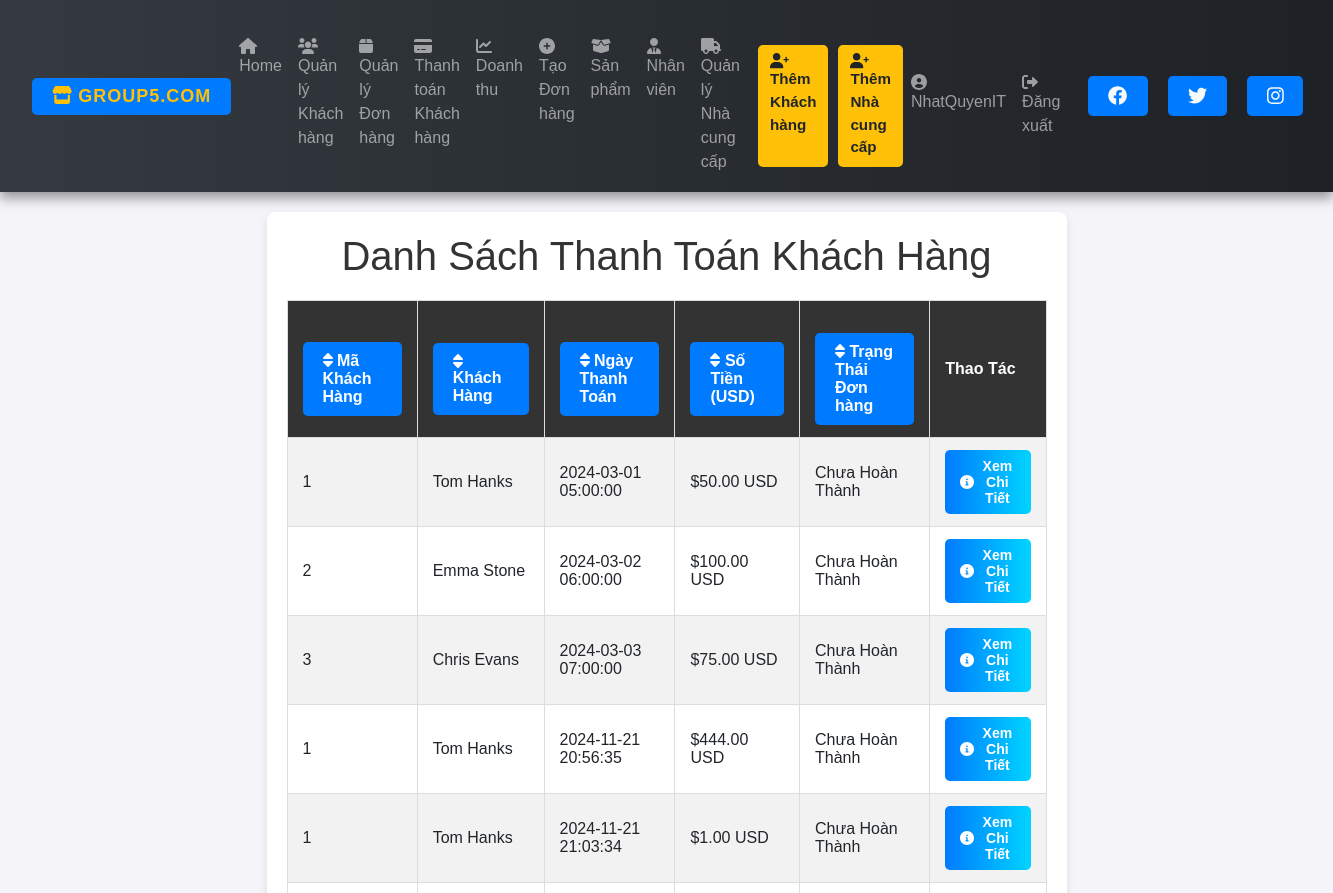
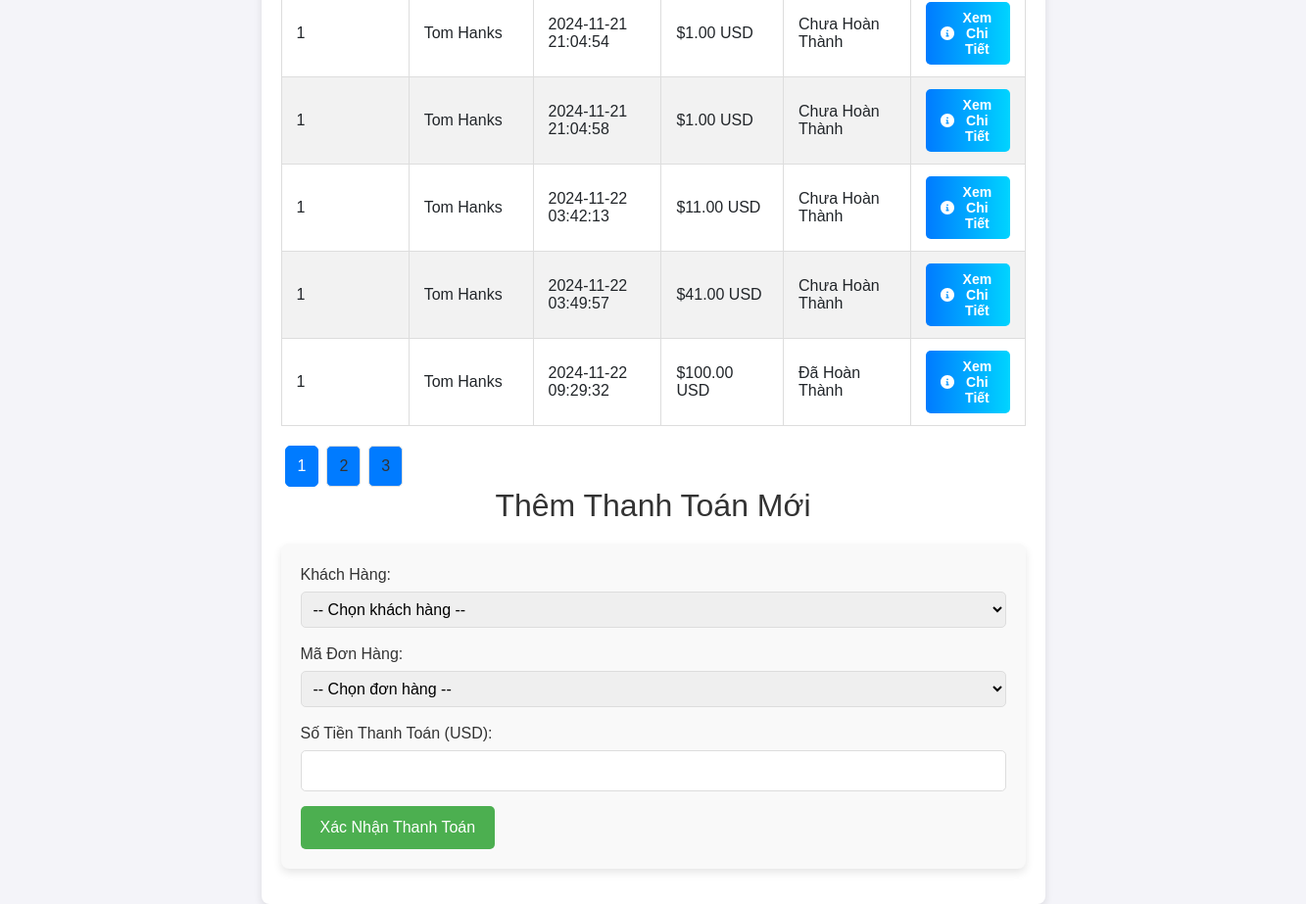
Screenshot of /customer_payments.php (signed in) with the database file from the repository (2 pictures, top to bottom).
### tables this page shows
CREATE TABLE `customer_partialpayments` (
  `CusId` int(11) NOT NULL,
  `Amount` decimal(10,2) DEFAULT NULL,
  `PaymentTime` timestamp NOT NULL DEFAULT current_timestamp(),
  `OCode` int(11) DEFAULT NULL,
  `id` int(11) NOT NULL
);

CREATE TABLE `customer` (
  `CusId` int(11) NOT NULL,
  `Fname` varchar(100) DEFAULT NULL,
  `Lname` varchar(100) DEFAULT NULL,
  `Phone` varchar(15) DEFAULT NULL,
  `Address` varchar(200) DEFAULT NULL,
  `Dept` decimal(10,2) DEFAULT NULL,
  `ECode` int(11) DEFAULT NULL
);

### customer_payments.php (the view, shortened to what this page needs)
<?php
require 'connect.php';
include 'nav.php';
$limit = 10;
$page = isset($_GET['page']) ? (int)$_GET['page'] : 1;
$offset = ($page - 1) * $limit;
$order_by = isset($_GET['order_by']) ? $_GET['order_by'] : 'PaymentTime';
$order_dir = isset($_GET['order_dir']) && $_GET['order_dir'] === 'desc' ? 'desc' : 'asc';
$stmt = $conn->prepare("
    SELECT cp.CusId, cp.Amount, cp.PaymentTime, cp.OCode, c.Fname, c.Lname
    FROM customer_partialpayments cp
    JOIN customer c ON cp.CusId = c.CusId
    ORDER BY $order_by $order_dir
    LIMIT :limit OFFSET :offset
");
$stmt->bindParam(':limit', $limit, PDO::PARAM_INT);
$stmt->bindParam(':offset', $offset, PDO::PARAM_INT);
$stmt->execute();
$payments = $stmt->fetchAll(PDO::FETCH_ASSOC);
$total_stmt = $conn->query("SELECT COUNT(*) FROM customer_partialpayments");
$total_rows = $total_stmt->fetchColumn();
$total_pages = ceil($total_rows / $limit);
?>
<!DOCTYPE html>
<html lang="vi">
<head>
    <link rel="stylesheet" href="styles.css">
    <link rel="stylesheet" href="customer_payments.css">
</head>
<body>
    <div class="container">
        <h1>Danh Sách Thanh Toán Khách Hàng</h1>
        <table>
            <tr>
                <th>
                    <a href="?order_by=CusId&order_dir=<?= ($order_by === 'CusId' && $order_dir === 'asc') ? 'desc' : 'asc' ?>">
                        <i class="fas fa-sort"></i> Mã Khách Hàng
                    </a>
                </th>
                <th>
                    <a href="?order_by=Fname&order_dir=<?= ($order_by === 'Fname' && $order_dir === 'asc') ? 'desc' : 'asc' ?>">
                        <i class="fas fa-sort"></i> Khách Hàng
                    </a>
                </th>
                <th>
                    <a href="?order_by=PaymentTime&order_dir=<?= ($order_by === 'PaymentTime' && $order_dir === 'asc') ? 'desc' : 'asc' ?>">
                        <i class="fas fa-sort"></i> Ngày Thanh Toán
                    </a>
                </th>
                <th>
                    <a href="?order_by=Amount&order_dir=<?= ($order_by === 'Amount' && $order_dir === 'asc') ? 'desc' : 'asc' ?>">
                        <i class="fas fa-sort"></i> Số Tiền (USD)
                    </a>
                </th>
                <th>
                    <a href="?order_by=Status&order_dir=<?= ($order_by === 'Status' && $order_dir === 'asc') ? 'desc' : 'asc' ?>">
                        <i class="fas fa-sort"></i> Trạng Thái Đơn hàng
                </th>
                <th>Thao Tác</th>
            </tr>
            <?php if (!empty($payments)): ?>
                <?php foreach ($payments as $payment): ?>
                    <?php
                    $order_stmt = $conn->prepare("SELECT Status FROM orders WHERE OCode = ?");
                    $order_stmt->execute([$payment['OCode']]);
                    $order_status = $order_stmt->fetchColumn();
                    ?>
                    <tr>
                        <td><?= htmlspecialchars($payment['CusId']); ?></td>
                        <td><?= htmlspecialchars($payment['Fname'] . " " . $payment['Lname']); ?></td>
                        <td><?= htmlspecialchars($payment['PaymentTime']); ?></td>
                        <td>$<?= htmlspecialchars(number_format($payment['Amount'], 2)); ?> USD</td>
                        <td><?= $order_status === 'paid' ? 'Đã Hoàn Thành' : 'Chưa Hoàn Thành'; ?></td>
                        <td>
                            <button class="detail-btn" onclick="window.location.href='customer_orders.php?customer_id=<?= htmlspecialchars($payment['CusId']); ?>'">
                                <i class="fas fa-info-circle"></i> Xem Chi Tiết
                            </button>
                        </td>
                    </tr>
                <?php endforeach; ?>
            <?php else: ?>
                <tr>
                    <td colspan="6">Không có thanh toán nào.</td>
                </tr>
            <?php endif; ?>
        </table>
        <div class="pagination">
            <?php for ($i = 1; $i <= $total_pages; $i++): ?>
                <a href="?page=<?= $i ?>" class="<?= ($i == $page) ? 'active' : '' ?>"><?= $i ?></a>
            <?php endfor; ?>
        </div>
        <h2>Thêm Thanh Toán Mới</h2>
<form action="customer_payments.php" method="POST" onsubmit="return validatePayment()">
    <label for="customer_id">Khách Hàng:</label>
    <select name="customer_id" required onchange="fetchOrders(this.value)">
        <option value="">-- Chọn khách hàng --</option>
    </select>
    <label for="order_code">Mã Đơn Hàng:</label>
    <select name="order_code" id="order_code" required onchange="updateRemainingBalance()">
        <option value="">-- Chọn đơn hàng --</option>
    </select>
    <label for="amount">Số Tiền Thanh Toán (USD):</label>
    <input type="number" name="amount" step="0.01" required id="amount">
    <button type="submit">Xác Nhận Thanh Toán</button>
</form>

### styles.css (style rules this page uses)
body { font-family: Arial, sans-serif; background-color: #f4f4f4; margin: 0; padding: 0; }
h1, h2 { color: #333; }
.container { width: 80%; margin: 0 auto; background-color: #fff; padding: 20px; box-shadow: 0 0 10px rgba(0, 0, 0, 0.1); margin-top: 20px; }
table { width: 100%; border-collapse: collapse; margin-top: 20px; }
table, th, td { border: 1px solid #ddd; }
th, td { padding: 10px; text-align: left; }
th { background-color: #f2f2f2; }
a { display: inline-block; margin-top: 20px; padding: 10px 20px; background-color: #007bff; color: #fff; text-decoration: none; border-radius: 5px; }

### customer_payments.css (style rules this page uses)
body { font-family: Arial, sans-serif; background: #f4f4f9; display: flex; flex-direction: column; }
.container { max-width: 800px; width: 100%; background: #fff; padding: 20px; border-radius: 8px; box-shadow: 0px 4px 8px rgba(0, 0, 0, 0.1); }
h1, h2 { color: #333; text-align: center; margin-bottom: 20px; }
table { width: 100%; border-collapse: collapse; margin-bottom: 20px; }
th, td { padding: 12px 15px; text-align: left; }
th { background-color: #333; color: white; }
th a { text-decoration: none; color: white; }
tr:nth-child(even) { background-color: #f2f2f2; }
form { background: #f9f9f9; padding: 20px; border-radius: 8px; box-shadow: 0px 4px 8px rgba(0, 0, 0, 0.1); }
form label { display: block; margin-bottom: 5px; color: #333; }
form select, form input[type="number"] { width: 100%; padding: 8px; margin-bottom: 15px; border: 1px solid #ddd; border-radius: 5px; outline: none; }
form button { background-color: #4CAF50; color: white; padding: 10px 20px; border: none; border-radius: 5px; cursor: pointer; transition: 0.3s; }
.pagination { display: flex; }
.pagination a { color: #333; padding: 8px 12px; margin: 0 4px; border-radius: 5px; border: 1px solid #ddd; text-decoration: none; transition: 0.3s; }
.pagination a.active { background-color: #007bff; color: white; border: 1px solid #007bff; }

### customer_payments.php (style rules this page uses)
.detail-btn { background: linear-gradient(to right, #007bff, #00d4ff); color: white; border: none; padding: 8px 15px; font-size: 14px; font-weight: bold; border-radius: 5px; cursor: pointer; transition: all 0.3s ease; display: flex; align-items: center; gap: 5px; }

### rows the page displays
customer_partialpayments: CusId "1", CusId.Lname "Tom Hanks", PaymentTime "2024-03-01 05:00:00", Amount "50.00", shows "Chưa Hoàn Thành"
customer_partialpayments: CusId "2", CusId.Lname "Emma Stone", PaymentTime "2024-03-02 06:00:00", Amount "100.00", shows "Chưa Hoàn Thành"
customer_partialpayments: CusId "3", CusId.Lname "Chris Evans", PaymentTime "2024-03-03 07:00:00", Amount "75.00", shows "Chưa Hoàn Thành"
customer_partialpayments: CusId "1", CusId.Lname "Tom Hanks", PaymentTime "2024-11-21 20:56:35", Amount "444.00", shows "Chưa Hoàn Thành"
customer_partialpayments: CusId "1", CusId.Lname "Tom Hanks", PaymentTime "2024-11-21 21:03:34", Amount "1.00", shows "Chưa Hoàn Thành"
customer_partialpayments: CusId "1", CusId.Lname "Tom Hanks", PaymentTime "2024-11-21 21:04:54", Amount "1.00", shows "Chưa Hoàn Thành"
customer_partialpayments: CusId "1", CusId.Lname "Tom Hanks", PaymentTime "2024-11-21 21:04:58", Amount "1.00", shows "Chưa Hoàn Thành"
customer_partialpayments: CusId "1", CusId.Lname "Tom Hanks", PaymentTime "2024-11-22 03:42:13", Amount "11.00", shows "Chưa Hoàn Thành"
customer_partialpayments: CusId "1", CusId.Lname "Tom Hanks", PaymentTime "2024-11-22 03:49:57", Amount "41.00", shows "Chưa Hoàn Thành"
customer_partialpayments: CusId "1", CusId.Lname "Tom Hanks", PaymentTime "2024-11-22 09:29:32", Amount "100.00", shows "Đã Hoàn Thành"

### other values shown
$_SESSION['username'] "NhatQuyenIT"
